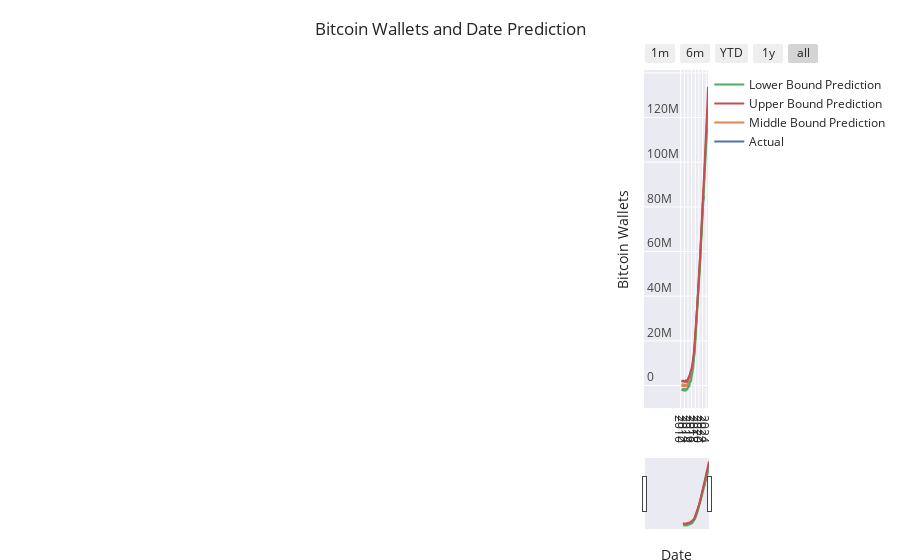

The code cell stored with this chart in its notebook:
### Code cell
import plotly.express as px
import plotly.graph_objects as go

fig = go.Figure()
fig.add_trace(go.Scatter(name="Actual", x=df_train['ds'], y=df_train['y'], legendrank=4))
fig.add_trace(go.Scatter(name="Middle Bound Prediction", x=prediction['ds'], y=prediction['yhat'], legendrank=2))
fig.add_trace(go.Scatter(name="Lower Bound Prediction", x=prediction['ds'], y=prediction['yhat_lower'], legendrank=1))
fig.add_trace(go.Scatter(name="Upper Bound Prediction", x=prediction['ds'], y=prediction['yhat_upper'], legendrank=1))

fig.update_xaxes(
    rangeslider_visible = True,
    rangeselector = dict(
        buttons = list([
            dict(count = 1, label = "1m", step = "month", stepmode = "backward"),
            dict(count = 6, label = "6m", step = "month", stepmode = "backward"),
            dict(count = 1, label = "YTD", step = "year", stepmode = "todate"),
            dict(count = 1, label = "1y", step = "year", stepmode = "backward"),
            dict(step = "all")
        ])
    )
)

# fig.update_layout(legend=dict(
#     yanchor="top",
#     y=0.99,
#     xanchor="right",
#     x=0.5
# ))
fig.update_yaxes(fixedrange=False)
fig.update_layout(title_text='Bitcoin Wallets and Date Prediction')
fig.update_yaxes(ticklabelposition="inside top", title="Bitcoin Wallets")
fig.update_xaxes(ticklabelposition="inside top", title="Date")
fig.update_yaxes(nticks=15)
fig.update_xaxes(nticks=20)
fig.update_layout(
    margin=dict(l=20, r=100, t=70, b=20),
)
fig.layout.template = 'seaborn'
fig.show()
fig.write_html('../static/wallets.html')
